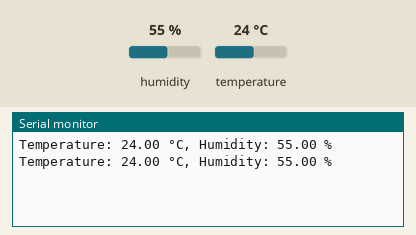
Recording of a sketch running on a simulated Arduino Uno, built with avr-gcc and run on an emulated ATmega328P. Parts: the last lines printed to the serial monitor. Inputs (shaded band) come from the test bench; at power-on: humidity 55 %, temperature 24 °C.

Above: at 4.8 s.
4.9 s: humidity set to 22 %
At 7.1 s:
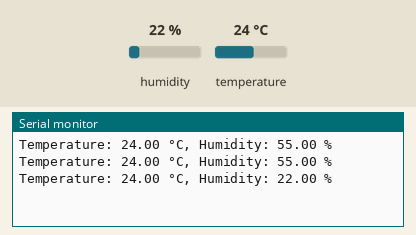
7.9 s: temperature set to 12 °C
At 9.5 s:
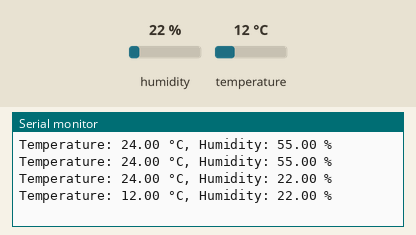
10.9 s: humidity set to 40 %
At 13.1 s:
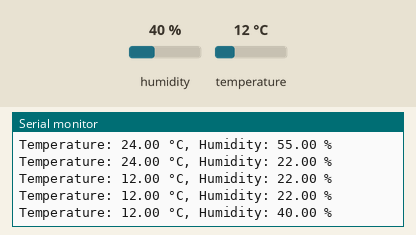
Timing chart, 0 to 14.6 s (numbered marks = the images above; inputs shaded):
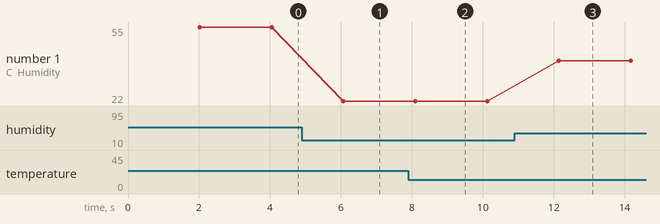

The sketch:

temp_humidity.ino
```cpp
#include <DHT.h>

#define DHTPIN 2     // Digital pin connected to the DHT sensor (DHT11 or DHT22)
#define DHTTYPE DHT11   // Replace DHT11 with DHT22 if you are using the DHT22 module

DHT dht(DHTPIN, DHTTYPE);

void setup() {
  Serial.begin(9600); // Initialize serial communication for debugging (optional)
  dht.begin();
}

void loop() {
  delay(2000); // Wait for 2 seconds between readings

  float temperature = dht.readTemperature(); // Read the temperature in Celsius
  float humidity = dht.readHumidity(); // Read the humidity in percentage

  // Display the temperature and humidity on the Serial Monitor
  Serial.print("Temperature: ");
  Serial.print(temperature);
  Serial.print(" °C, Humidity: ");
  Serial.print(humidity);
  Serial.println(" %");
}

// Connection
// For DHT11 module:

// Connect the module’s VCC (Voltage) pin to the 5V pin on the Arduino.
// Connect the module’s GND (Ground) pin to the GND pin on the Arduino.
// Connect the module’s OUT (Output) pin to a digital pin on the Arduino (e.g., D2).

// For DHT22 module:

// Connect the module’s VCC (Voltage) pin to the 5V pin on the Arduino.
// Connect the module’s GND (Ground) pin to the GND pin on the Arduino.
// Connect the module’s OUT (Output) pin to a digital pin on the Arduino (e.g., D2).
// Place a 10k ohm resistor between the VCC pin on the module and the OUT pin on the module.
```

Measured:
- after the input at 4.9 s, the serial monitor: prints a new line after 1.2 s (image 1)
- after the input at 7.9 s, the serial monitor: prints a new line after 0.20 s (image 2)
- after the input at 10.9 s, the serial monitor: prints a new line after 1.2 s (image 3)
- plotted number 1: 55 → 22 after the input at 4.9 s, 22 → 40 after the input at 10.9 s
